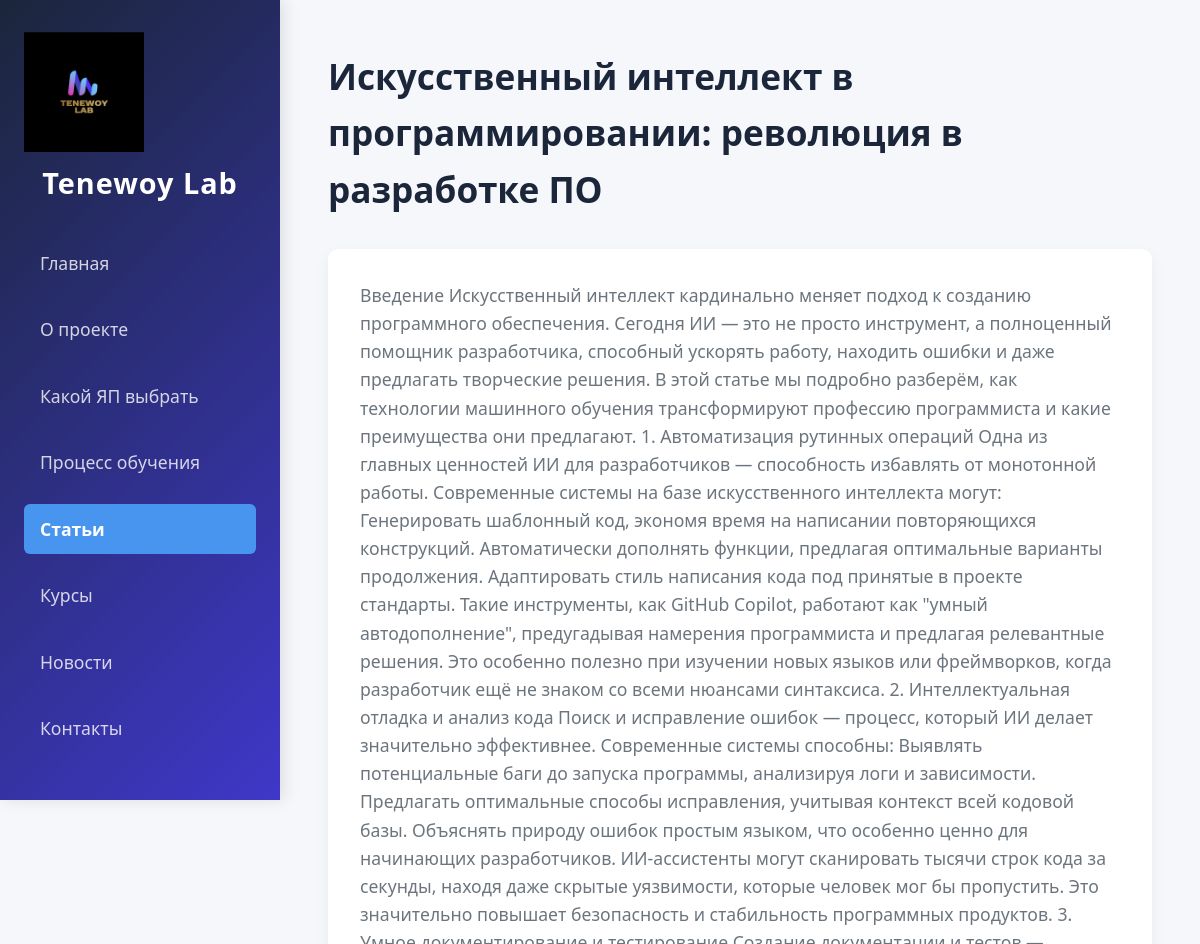
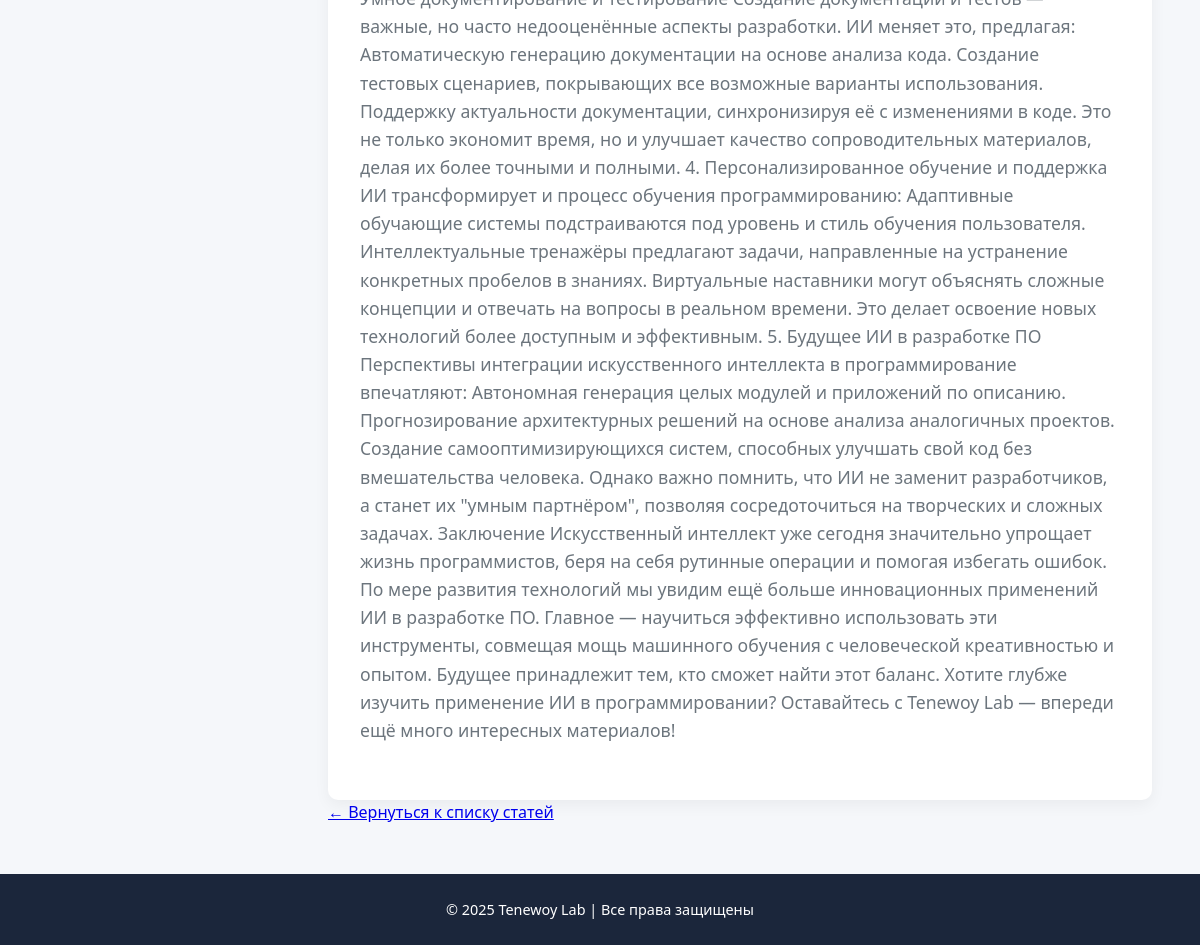
The app's page /posts/11/ with its own data (2 pictures, top to bottom).
### hello/models.py (models this page shows, shortened)
class Post(models.Model):
    title = models.CharField(max_length=200, verbose_name="Заголовок")
    content = models.TextField(verbose_name="Содержание")
    created_at = models.DateTimeField(auto_now_add=True, verbose_name="Дата создания")

### hello/views.py (the view)
# urls.py: path('posts/<int:post_id>/', views.post_detail, name='post_detail'),
def post_detail(request, post_id):
    post = get_object_or_404(Post, id=post_id)
    return render(request, 'hello/post_detail.html', {'post': post})

### hello/templates/hello/post_detail.html (shortened to what this page needs)
{% load static %}
<!DOCTYPE html>
<html lang="ru">
<head>
    <link rel="stylesheet" href="{% static 'hello/style.css' %}">
</head>
<body>
    <aside class="sidebar">
        <div class="logo">
            <img src="{% static 'images/logo.png' %}" alt="Логотип Tenewoy Lab" width="120">
            <h1>Tenewoy Lab</h1>
        </div>
        <nav>
            <ul class="nav-links">
                <li><a href="{% url 'home' %}">Главная</a></li>
                <li><a href="{% url 'about' %}">О проекте</a></li>
                <li><a href="{% url 'it2025' %}">Какой ЯП выбрать</a></li>
                <li><a href="{% url 'worker' %}">Процесс обучения</a></li>
                <li><a href="{% url 'posts_list' %}" class="active">Статьи</a></li>
                <li><a href="{% url 'courses' %}">Курсы</a></li>
                <li><a href="{% url 'news' %}">Новости</a></li>
                <li><a href="{% url 'contacts' %}">Контакты</a></li>
            </ul>
        </nav>
    </aside>
    <main class="content">
        <header>
            <h2>{{ post.title }}</h2>
        </header>
        <article>
            <p>{{ post.content }}</p>
        </article>
        <p><a href="{% url 'posts_list' %}">← Вернуться к списку статей</a></p>
    </main>
    <footer class="footer">
        <p>© 2025 Tenewoy Lab | Все права защищены</p>
    </footer>
</body>
</html>

### hello/static/hello/style.css (style rules this page uses)
:root { --primary-color: #4361ee; --secondary-color: #3f37c9; --accent-color: #4895ef; --dark-color: #1b263b; --light-color: #f8f9fa; --success-color: #4cc9f0; --text-color: #212529; --text-light: #6c757d; }
* { margin: 0; padding: 0; box-sizing: border-box; font-family: 'Segoe UI', Tahoma, Geneva, Verdana, sans-serif; }
body { background-color: #f5f7fa; color: var(--text-color); line-height: 1.6; display: grid; grid-template-columns: 280px 1fr; min-height: 100vh; }
.sidebar { background: linear-gradient(135deg, var(--dark-color), var(--secondary-color)); color: white; padding: 2rem 1.5rem; height: 100vh; position: sticky; top: 0; box-shadow: 4px 0 15px rgba(0, 0, 0, 0.1); }
.logo h1 { font-size: 1.8rem; margin-bottom: 2rem; font-weight: 700; color: white; text-align: center; letter-spacing: 1px; }
.nav-links { list-style: none; }
.nav-links li { margin-bottom: 1rem; transition: all 0.3s ease; }
.nav-links a { color: rgba(255, 255, 255, 0.8); text-decoration: none; font-size: 1.1rem; display: block; padding: 0.7rem 1rem; border-radius: 6px; transition: all 0.3s ease; }
.nav-links .active { color: white; background-color: var(--accent-color); font-weight: 600; }
.content { padding: 3rem; max-width: 1200px; margin: 0 auto; width: 100%; }
.content header { margin-bottom: 2rem; }
.content header h2 { font-size: 2.2rem; color: var(--dark-color); margin-bottom: 1rem; }
article { background: white; padding: 2rem; border-radius: 10px; box-shadow: 0 5px 15px rgba(0, 0, 0, 0.05); }
article p { margin-bottom: 1.5rem; font-size: 1.1rem; color: var(--text-light); }
.footer { grid-column: 1 / -1; text-align: center; padding: 1.5rem; background-color: var(--dark-color); color: white; font-size: 0.9rem; }
article { animation: fadeIn 0.6s ease-out; }

### records on screen
Post: title "Искусственный интеллект в программировании: революция в разработке ПО", content "Введение Искусственный интеллект кардинально меняет подход к созданию программного обеспечения. Сегодня ИИ — это не просто инструмент, а полноценный помощник разработчика, способный ускорять работу, находить ошибки и даже предлагать творческие решения. В этой статье мы подробно разберём, как технологии машинного обучения трансформируют профессию программиста и какие преимущества они предлагают. 1. Автоматизация рутинных операций Одна из главных ценностей ИИ для разработчиков — способность избавлять от монотонной работы. Современные системы на базе искусственного интеллекта могут: Генерировать шаблонный код, экономя время на написании повторяющихся конструкций. Автоматически дополнять…"
